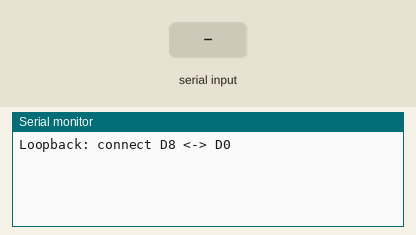
Bench run of a sketch on a simulated Arduino Uno, built with avr-gcc and run on an emulated ATmega328P. Shown: the last lines printed to the serial monitor. The test bench sets the inputs (shaded band).

Above: at 1.4 s.
1.5 s: "1" received over Serial
At 2.7 s:
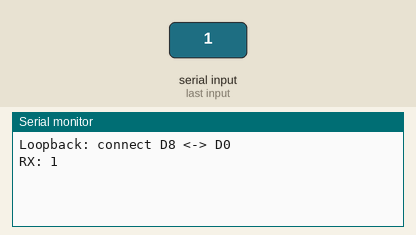
3.2 s: "0" received over Serial
At 4.2 s:
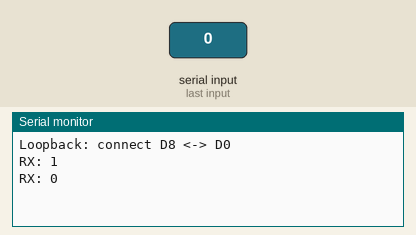
4.7 s: "2" received over Serial
At 5.7 s:
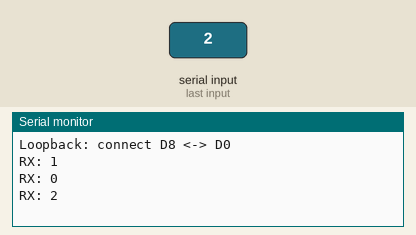

The sketch:

4_loopback_verify.ino
```cpp
/*
 * SP/04 - Loopback Verify (D8->D0) and print to Terminal
 * Baud: 9600
 */

#define BAUD 9600
#define BIT_US (1000000UL / BAUD)

#define TX_BIT 0
#define TX_MASK (1 << TX_BIT)
#define TX_HIGH() (PORTB |= TX_MASK)
#define TX_LOW()  (PORTB &= ~TX_MASK)

void sendByte(char c) {
  TX_LOW();  delayMicroseconds(BIT_US);
  for (int i = 0; i < 8; i++) {
    if ((c >> i) & 1) TX_HIGH(); else TX_LOW();
    delayMicroseconds(BIT_US);
  }
  TX_HIGH(); delayMicroseconds(BIT_US);
}

void setup() {
  DDRB |= TX_MASK;
  TX_HIGH();
  Serial.begin(BAUD);
  delay(200);
  Serial.println("Loopback: connect D8 <-> D0");
}

void loop() {
  sendByte('a');             // D8로 송신
  delay(2);

  if (Serial.available()) {  // D0로 수신된 바이트
    char r = (char)Serial.read();
    Serial.print("RX: ");
    Serial.println(r);       // USB TX로 출력
  }
  delay(500);
}
```

Measured:
- after the input at 1.5 s, the serial monitor: prints a new line after 0.21 s (image 1)
- after the input at 3.2 s, the serial monitor: prints a new line at once (image 2)
- after the input at 4.7 s, the serial monitor: prints a new line at once (image 3)
